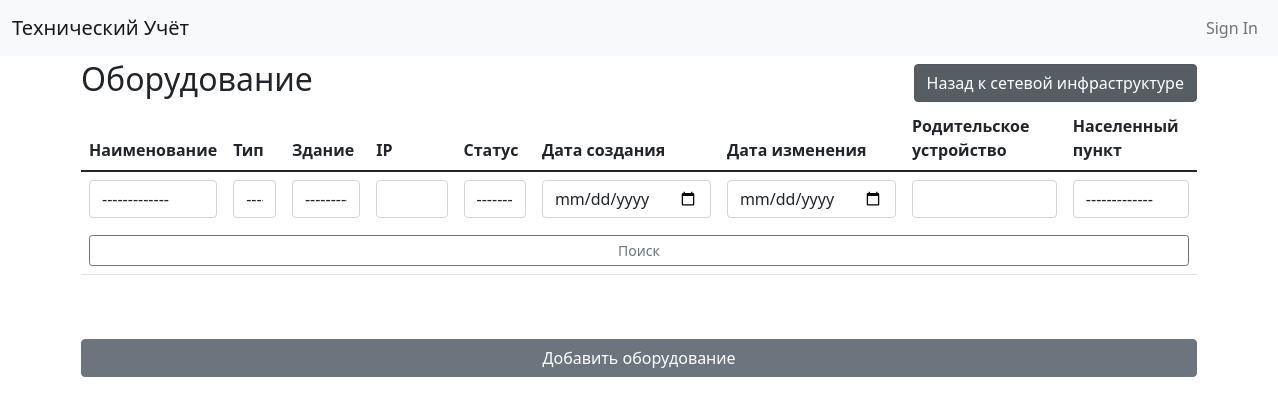
/nodes/, run on an earlier commit of the app's database.
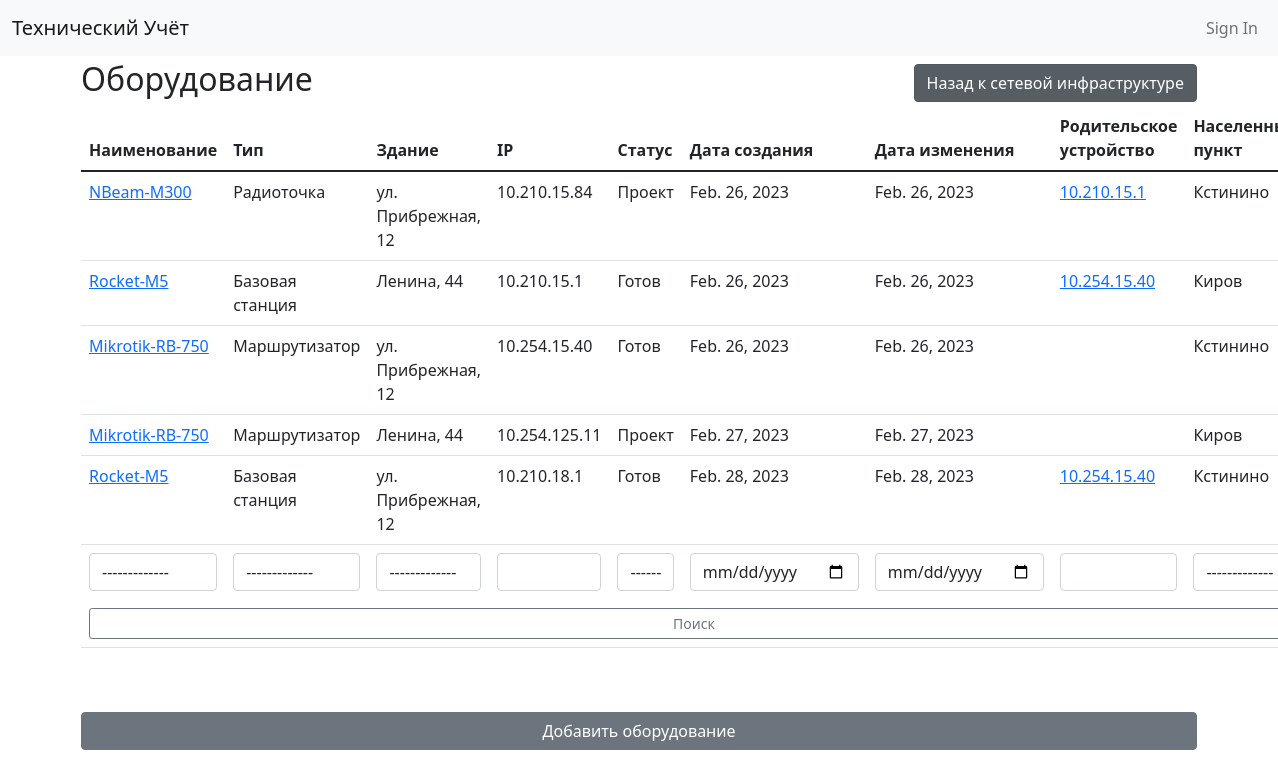
And on a later commit of the database.
### nodes/models.py (models this page shows, shortened)
class Node(models.Model):
    name = models.ForeignKey(
        NodeName,
        on_delete=models.CASCADE,
        verbose_name="Наименование",
        null=True,
        blank=True
    )
    type = models.ForeignKey(NodeType, on_delete=models.CASCADE, verbose_name="Тип")
    created_date = models.DateField('Дата создания', auto_now_add=True)
    change_date = models.DateField('Дата изменения', auto_now=True)
    entity = models.ForeignKey(
        "entities.entity",
        on_delete=models.CASCADE,
        verbose_name="Сущность",
        null=True,
        blank=True
    )
    status = models.ForeignKey(
        'abonents.objectstatus',
        on_delete=models.CASCADE,
        verbose_name="Статус",
        null=True,
        blank=True
    )
    building = models.ForeignKey(
        'buildings.building',
        on_delete=models.CASCADE,
        verbose_name="Здание",
        null=True,
        blank=True
    )
    ip_address = models.GenericIPAddressField("IP адрес", null=True, blank=True)
    parent = models.ForeignKey('self', models.CASCADE, null=True, blank=True, verbose_name='Родительское устройство')
    class Meta:
        verbose_name = "Логическое устройство"
        verbose_name_plural = "Логические устройства"
        ordering = ['id']
    def get_absolute_url(self):
        return reverse('node-detail', kwargs={'pk': self.pk})
    def __str__(self):
        return f'{self.name.name} {self.ip_address}'

class NodeName(models.Model):
    name = models.CharField('Наименование', max_length=16, unique=True)
    type = models.ForeignKey(
        NodeType,
        on_delete=models.CASCADE,
        verbose_name="Тип",
        null=True,
        blank=True
    )
    class Meta:
        verbose_name = "Имя оборудования"
        verbose_name_plural = "Имена оборудования"
        ordering = ['id']
    def __str__(self):
        return self.name

class NodeType(models.Model):
    name = models.CharField('Наименование', max_length=16, unique=True)
    class Meta:
        verbose_name = "Тип оборудования"
        verbose_name_plural = "Типы оборудования"
        ordering = ['id']
    def __str__(self):
        return self.name

### buildings/models.py (models this page shows)
class Building(models.Model):
    type = models.ForeignKey(BuildingType, on_delete=models.CASCADE, verbose_name="Тип")
    street = models.CharField('Улица', max_length=25, unique=False)
    house = models.CharField('Дом', max_length=8, unique=False)
    region = models.ForeignKey(Region, models.CASCADE, blank=True, null=True)
    class Meta:
        verbose_name = "Здание"
        verbose_name_plural = "Здания"
        ordering = ['id']
    def __str__(self):
        return f'{self.street}, {self.house}'

class Region(models.Model):
    name = models.CharField('Наименование населенного пункта', max_length=50, unique=True)
    type = models.ForeignKey(RegionType, on_delete=models.CASCADE)
    class Meta:
        verbose_name = "Регион"
        verbose_name_plural = "Регионы"
        ordering = ['id']
    def __str__(self):
        return self.name

### abonents/models.py (models this page shows)
class ObjectStatus(models.Model):
    name = models.CharField('Наименование', max_length=50, unique=True)
    class Meta:
        verbose_name = "Статус объекта"
        verbose_name_plural = "Статусы объектов"
        ordering = ['id']
    def __str__(self):
        return self.name

### nodes/views.py (the view, shortened to what this page needs)
# urls.py: path("", ListAndCreateNodeView.as_view(), name='node-list'),
class ListAndCreateNodeView(CreateView):
    model = Node
    template_name = "nodes/list.html"
    fields = create_and_update_fileds
    def get_context_data(self, **kwargs):
        context = super().get_context_data(**kwargs)
        qs = self.model.objects.all()
        filtered = False
        if self.request.GET.get('type'):
            _type = self.request.GET.get('type')
            if _type.isdigit():
                qs = qs.filter(type__id=int(_type))
                filtered = True
                context['select_type'] = int(_type)
        if self.request.GET.get('name'):
            name = self.request.GET.get('name')
            if name.isdigit():
                qs = qs.filter(name__id=int(name))
                filtered = True
                context['select_name'] = int(name)
        if self.request.GET.get('building'):
            building = self.request.GET.get('building')
            if building.isdigit():
                qs = qs.filter(building__id=int(building))
                filtered = True
                context['select_building'] = int(building)
        if self.request.GET.get('ip_address'):
            ip_address = self.request.GET.get('ip_address')
            qs = qs.filter(ip_address__icontains=ip_address)
            filtered = True
            context['ip_address'] = ip_address
        if self.request.GET.get('parent_ip_address'):
            parent_ip_address = self.request.GET.get('parent_ip_address')
            qs = qs.filter(parent__ip_address__icontains=parent_ip_address)
            filtered = True
            context['parent_ip_address'] = parent_ip_address
        if self.request.GET.get('object_status'):
            object_status = self.request.GET.get('object_status')
            if object_status.isdigit():
                qs = qs.filter(status__id=int(object_status))
                context['select_object_status'] = int(object_status)
                filtered = True
        if self.request.GET.get('region'):
            region = self.request.GET.get('region')
            if region.isdigit():
                qs = qs.filter(building__region__id=int(region))
                filtered = True
                context['select_region'] = int(region)
        page = 1
        if self.request.GET.get('page'):
            page = self.request.GET.get('page')
            if page.isdigit():
                page = int(page)
        paginator = Paginator(qs, 20)
        context['nodes_pages'] = paginator.num_pages
        context["nodes"] = paginator.get_page(page)
        context["object_statuses"] = ObjectStatus.objects.all()
        context['buildings'] = Building.objects.select_related('region').all()
        context['node_names'] = NodeName.objects.select_related('type').all()
        context['all_nodes'] = Node.objects.all() # поправить
        context["node_types"] = NodeType.objects.all()
        context["regions"] = Region.objects.all()
        context["filtered"] = filtered
        return context

### techuchet/users/context_processors.py (called while the page is built)
def allauth_settings(request):
    return {
        "ACCOUNT_ALLOW_REGISTRATION": settings.ACCOUNT_ALLOW_REGISTRATION,
    }

### nodes/templates/nodes/list.html (shortened to what this page needs)
{% extends "base.html" %}
{% load crispy_forms_tags %}
{% block content %}
    <div class="d-flex justify-content-between align-items-center">
      <h2>Оборудование</h2>
      <a href="{% url 'net_infrustructure' %}"><button class="btn btn-secondary active" role="button" aria-pressed="true">Назад к сетевой инфраструктуре</button></a>
    </div>
    <table class="table">
        <thead>
          <tr>
            <th scope="col">Наименование</th>
            <th scope="col">Тип</th>
            <th scope="col">Здание</th>
            <th scope="col">IP</th>
            <th scope="col">Статус</th>
            <th scope="col">Дата создания</th>
            <th scope="col">Дата изменения</th>
            <th scope="col">Родительское устройство</th>
            <th scope="col">Населенный пункт</th>
          </tr>
        </thead>
        <tbody>
            {% for node in nodes %}
                <tr>
                  <td><a href="{{ node.get_absolute_url }}">{{ node.name.name }}</a></td>
                    <td>{{ node.type }}</td>
                    <td>{{ node.building }}</td>
                    <td>{{ node.ip_address }}</td>
                    <td>{{ node.status }}</td>
                    <td>{{ node.created_date }}</td>
                    <td>{{ node.change_date }}</td>
                    <td>
                      {% if node.parent %}
                        <a href="{{ node.parent.get_absolute_url }}">{{ node.parent.ip_address }}</a>
                      {% endif %}
                    </td>
                    <td>{{ node.building.region }}</td>
                </tr>
            {% endfor %}
            <form action=".">
              <tr class="form-table-search-tr">
                <td>
                  <select name="name" class="form-control form-table-search-input">
                    <option value="">-------------</option>
                  </select>
                </td>
                <td>
                  <select name="type" class="form-control form-table-search-input">
                    <option value="">-------------</option>
                  </select>
                </td>
                <td>
                  <select name="building" class="form-control form-table-search-input">
                    <option value="">-------------</option>
                  </select>
                </td>
                <td><input name="ip_address" {% if ip_address %}value="{{ip_address}}"{% endif %} class="form-control form-table-search-input"></input></td>
                <td>
                  <select name="object_status" class="form-control form-table-search-input">
                    <option value="">-------------</option>
                  </select>
                </td>
                <td><input type="date" {% if created_date %}value="{{created_date}}"{% endif %} name="created_date" class="form-control form-table-search-input"></input></td>
                <td><input type="date" {% if change_date %}value="{{change_date}}"{% endif %} name="change_date" class="form-control form-table-search-input"></input></td>
                <td>
                  <input name="parent_ip_address" {% if parent_ip_address %}value="{{parent_ip_address}}"{% endif %} class="form-control form-table-search-input"></input>
                </td>
                <td>
                  <select name="region" class="form-control form-table-search-input">
                    <option value="">-------------</option>
                  </select>
                </td>
              </tr>
              <tr {% if filtered %}class="form-table-search-tr"{% endif %}>
                <td colspan="9"><button class="w-100 btn btn-outline-secondary btn-sm" type="submit">Поиск</button></td>
              </tr>
            </form>
        </tbody>
      </table>
      <button type="button" class="w-100 btn btn-secondary mt-5" id="modal-btn" data-bs-toggle="modal" data-bs-target="#exampleModal">
        Добавить оборудование
      </button>
{% endblock %}

What changed in the data, as far as the page shows it:
added Node: name.name "NBeam-M300", type "Радиоточка", building "ул. Прибрежная, 12", ip_address "10.210.15.84", status "Проект", created_date "Feb. 26, 2023", change_date "Feb. 26, 2023", parent.ip_address "10.210.15.1", building.region "Кстинино"
added Node: name.name "Rocket-M5", type "Базовая станция", building "Ленина, 44", ip_address "10.210.15.1", status "Готов", created_date "Feb. 26, 2023", change_date "Feb. 26, 2023", parent.ip_address "10.254.15.40", building.region "Киров"
added Node: name.name "Mikrotik-RB-750", type "Маршрутизатор", building "ул. Прибрежная, 12", ip_address "10.254.15.40", status "Готов", created_date "Feb. 26, 2023", change_date "Feb. 26, 2023", building.region "Кстинино"
added Node: name.name "Mikrotik-RB-750", type "Маршрутизатор", building "Ленина, 44", ip_address "10.254.125.11", status "Проект", created_date "Feb. 27, 2023", change_date "Feb. 27, 2023", building.region "Киров"
added Node: name.name "Rocket-M5", type "Базовая станция", building "ул. Прибрежная, 12", ip_address "10.210.18.1", status "Готов", created_date "Feb. 28, 2023", change_date "Feb. 28, 2023", parent.ip_address "10.254.15.40", building.region "Кстинино"
